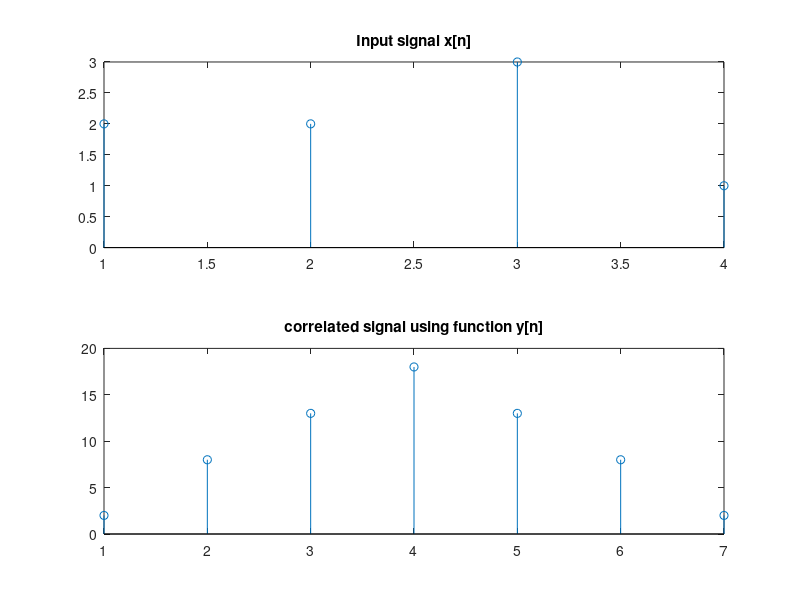

Here is the MATLAB script that generated this plot:
clc
clear all;
x=[2 2 3 1];
y=xcorr(x);
display(y);
subplot(2,1,1);
stem(x);
title('Input signal x[n]');
subplot(2,1,2);
stem(y);
title('correlated signal using function y[n]');

